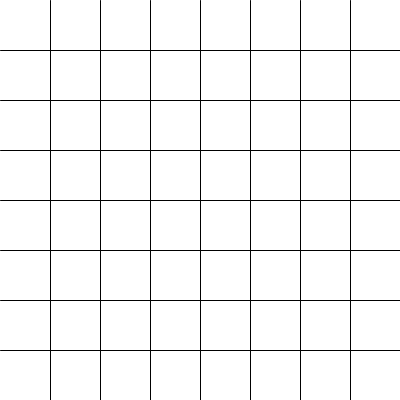
Frame 1 (no input)
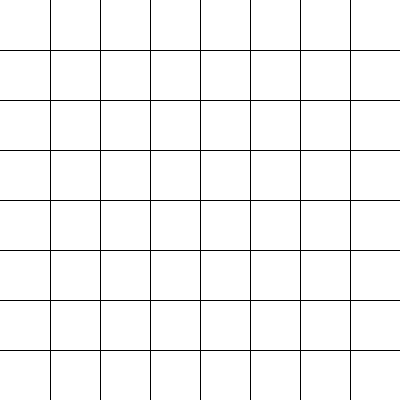
Frame 60 (the mouse pressed at the canvas centre just before this capture)
Frame 120 (the mouse held since frame 60 and released just before this capture): identical to frame 60, image omitted

The Processing sketch that drew these frames (run headless with seeded random() and noise(); from frame 60 on, the mouse is pressed at the canvas centre):

// Processing sketch: processing_58806
// ── processing_58806.pde

//candice ferreira. Problem set 1 Question4
// loops

void setup() {
  size(400, 400);
  background(255);
}

void draw(){
  
  float h = height;
  while (h > 1) {
    line(0,h,width,h);
    h -= height/8;
  }
    float w = width;
  while (w > 1) {
    line(w,0,w,height);
    w -= width/8;
  }
}
